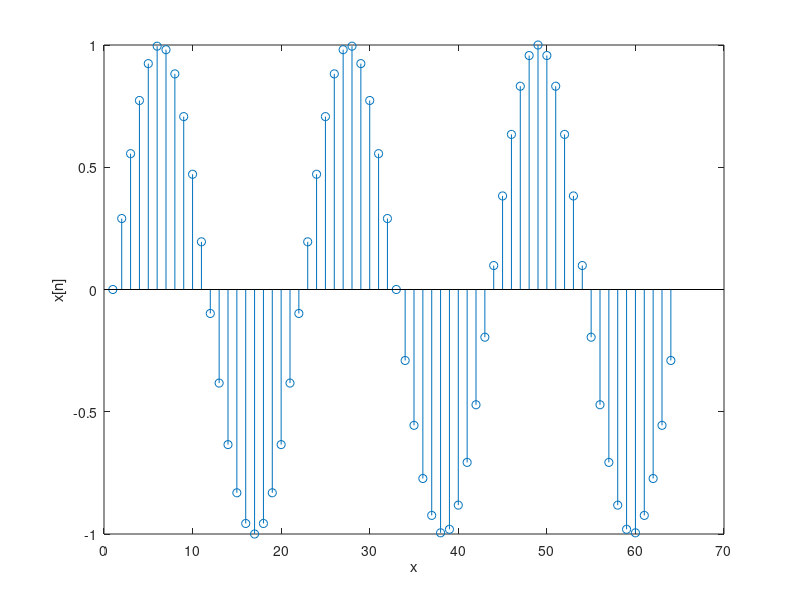
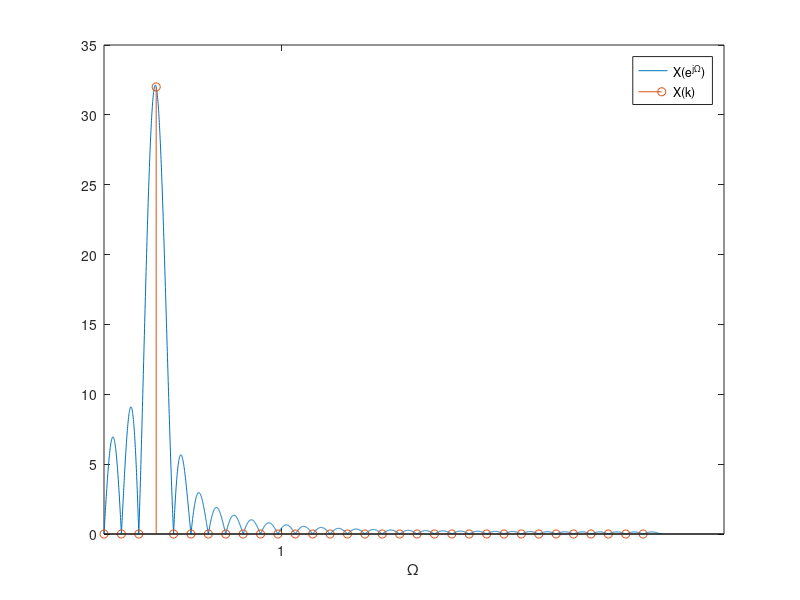
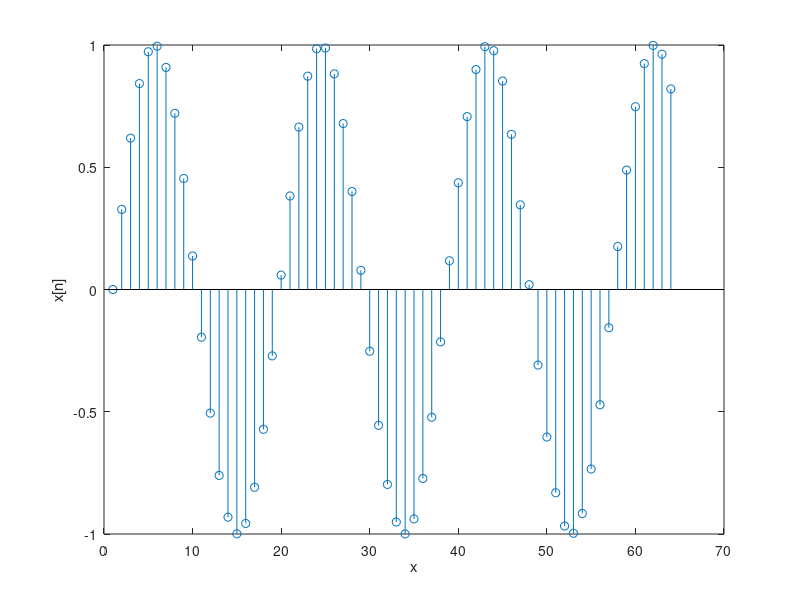
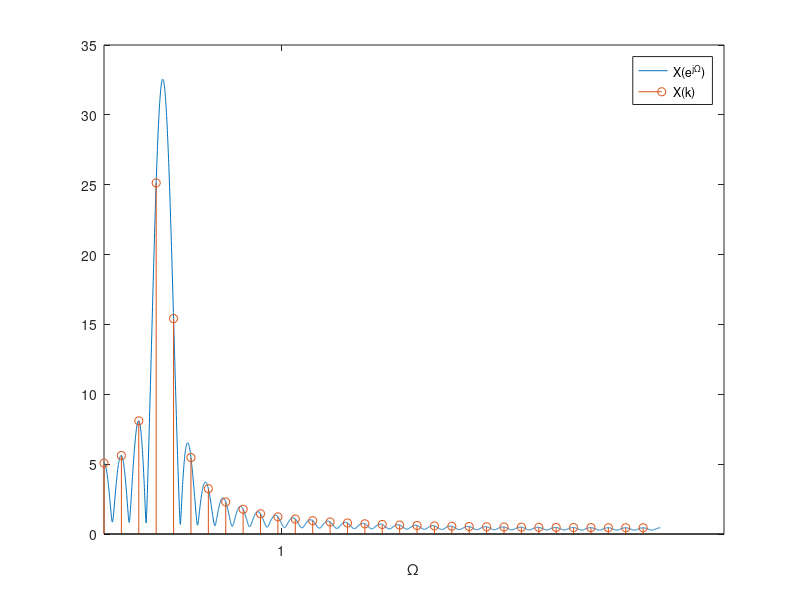

These charts were generated, in order, by the following MATLAB code:
f0 = 3;
fs = 64;
N = 64;
x = @(n) sin(2*pi*f0/fs*n);
w = 0:pi/32:(pi-(pi/32));

% a)
Xn = [];
for n = 0:(N-1)
    Xn = [Xn; x(n)];
end

figure(1)
stem(Xn);
ylabel('x[n]');
xlabel('x');

% c)
Xk = fft(Xn, 64)
[Xejomega, W] = freqz(Xn, 1, 3200)
size(Xejomega)
figure(2)
plot(W, abs(Xejomega));
hold on
stem(w, abs(Xk(1:32)));
xticks(1:4:32)
xlabel("\\Omega")
legend("X(e^{j\\Omega})", "X(k)")
input('>');

% e)

f0 = 3.4;
fs = 64;
N = 64;
x = @(n) sin(2*pi*f0/fs*n);

Xn = [];
for n = 0:(N-1)
    Xn = [Xn; x(n)];
end

figure(3)
stem(Xn);
ylabel('x[n]');
xlabel('x');

input('>');

Xk = fft(Xn, 64)
[Xejomega, W] = freqz(Xn, 1, 3200)
figure(4)
plot(W, abs(Xejomega));
hold on
stem(w, abs(Xk(1:32)));
xticks(1:4:32)
xlabel("\\Omega")
legend("X(e^{j\\Omega})", "X(k)")

input('>');

